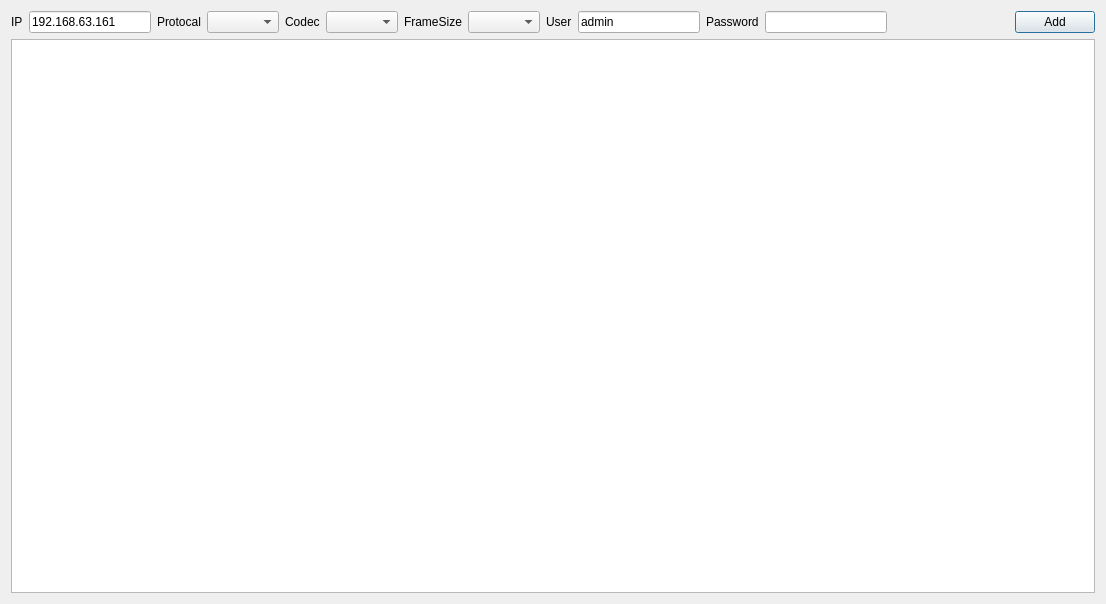
<?xml version="1.0" encoding="UTF-8"?>
<ui version="4.0">
 <class>CameraManagement</class>
 <widget class="QDialog" name="CameraManagement">
  <property name="geometry">
   <rect>
    <x>0</x>
    <y>0</y>
    <width>1106</width>
    <height>604</height>
   </rect>
  </property>
  <property name="focusPolicy">
   <enum>Qt::StrongFocus</enum>
  </property>
  <property name="windowTitle">
   <string>Camera Management</string>
  </property>
  <layout class="QVBoxLayout" name="verticalLayout_2">
   <item>
    <layout class="QHBoxLayout" name="horizontalLayout">
     <item>
      <widget class="QLabel" name="label_2">
       <property name="text">
        <string>IP</string>
       </property>
      </widget>
     </item>
     <item>
      <widget class="QLineEdit" name="lineEditIP">
       <property name="text">
        <string>192.168.63.161</string>
       </property>
      </widget>
     </item>
     <item>
      <widget class="QLabel" name="label_4">
       <property name="text">
        <string>Protocal</string>
       </property>
      </widget>
     </item>
     <item>
      <widget class="QComboBox" name="comboBoxProtocal"/>
     </item>
     <item>
      <widget class="QLabel" name="label_6">
       <property name="text">
        <string>Codec</string>
       </property>
      </widget>
     </item>
     <item>
      <widget class="QComboBox" name="comboBoxCodec"/>
     </item>
     <item>
      <widget class="QLabel" name="label_7">
       <property name="text">
        <string>FrameSize</string>
       </property>
      </widget>
     </item>
     <item>
      <widget class="QComboBox" name="comboBoxFrameSize"/>
     </item>
     <item>
      <widget class="QLabel" name="label">
       <property name="text">
        <string>User</string>
       </property>
      </widget>
     </item>
     <item>
      <widget class="QLineEdit" name="lineEditUser">
       <property name="text">
        <string>admin</string>
       </property>
      </widget>
     </item>
     <item>
      <widget class="QLabel" name="label_5">
       <property name="text">
        <string>Password</string>
       </property>
      </widget>
     </item>
     <item>
      <widget class="QLineEdit" name="lineEditPassword">
       <property name="text">
        <string></string>
       </property>
      </widget>
     </item>
     <item>
      <spacer name="horizontalSpacer">
       <property name="orientation">
        <enum>Qt::Horizontal</enum>
       </property>
       <property name="sizeHint" stdset="0">
        <size>
         <width>40</width>
         <height>20</height>
        </size>
       </property>
      </spacer>
     </item>
     <item>
      <widget class="QPushButton" name="pushButtonAdd">
       <property name="text">
        <string>Add</string>
       </property>
      </widget>
     </item>
    </layout>
   </item>
   <item>
    <widget class="CameraView" name="tableView">
     <attribute name="horizontalHeaderHighlightSections">
      <bool>false</bool>
     </attribute>
     <attribute name="verticalHeaderVisible">
      <bool>false</bool>
     </attribute>
    </widget>
   </item>
  </layout>
 </widget>
 <customwidgets>
  <customwidget>
   <class>CameraView</class>
   <extends>QTableView</extends>
   <header>CameraView.h</header>
  </customwidget>
 </customwidgets>
 <resources/>
 <connections/>
</ui>
